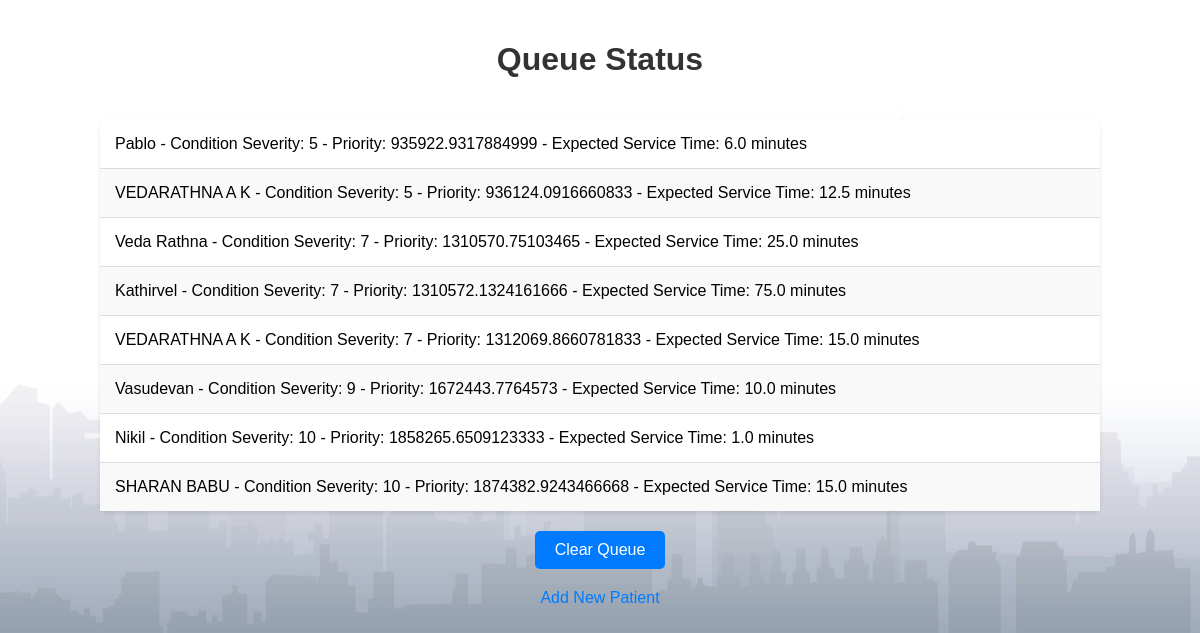
The page /queue/queue/status/ on the database as committed earlier.
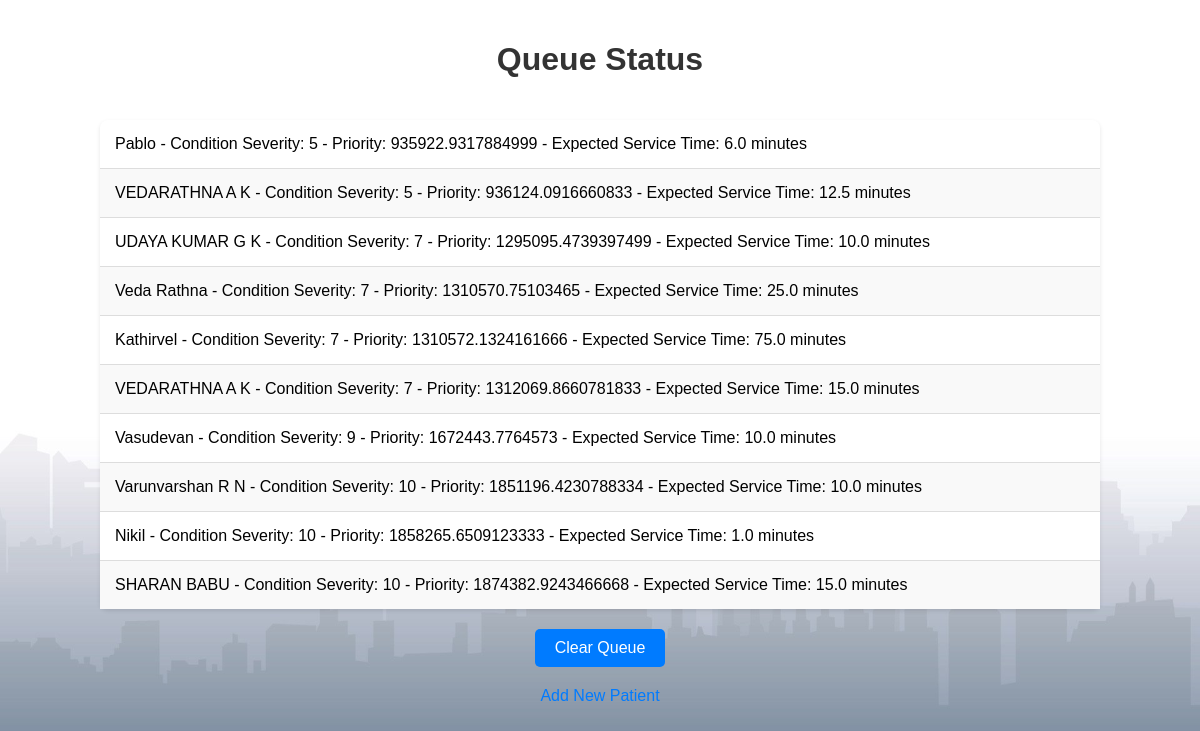
The same page on the database as committed later.
### queue_app/models.py (models this page shows, shortened)
class Queue(models.Model):
    patient = models.ForeignKey(Patient, on_delete=models.CASCADE)
    priority = models.IntegerField(default=0)
    arrival_time = models.DateTimeField(default=timezone.now)
    def update_priority(self):
        if timezone.is_naive(self.arrival_time):
            arrival_time = timezone.make_aware(self.arrival_time)
        else:
            arrival_time = self.arrival_time
        current_time = timezone.now()
        time_waited = current_time - arrival_time
        wait_time_in_minutes = time_waited.total_seconds() / 60
        patient_severity = self.patient.condition_severity
        self.priority = patient_severity * wait_time_in_minutes
        self.save()

class Patient(models.Model):
    name = models.CharField(max_length=100)
    condition_severity = models.IntegerField()  # Higher severity = Higher priority
    arrival_time = models.DateTimeField(auto_now_add=True)
    expected_service_time = models.IntegerField()  # in minutes
    priority = models.IntegerField(default=0)  # Priority field (higher value = higher priority)
    def calculate_actual_service_time(self):
        severity_factor = 1 if self.condition_severity > 5 else 2
        return self.expected_service_time / severity_factor

### queue_app/views.py (the view)
# urls.py: path('queue/status/', views.queue_status, name='queue_status'),
def queue_status(request):
    queue = Queue.objects.all()
    for item in queue:
        item.update_priority()
    sorted_queue = sorted(queue, key=lambda x: x.priority)
    context = {
        'queue': sorted_queue
    }
    return render(request, 'queue_app/queue_status.html', context)

### queue_app/templates/queue_app/queue_status.html (shortened to what this page needs)
{% load static %}
<!DOCTYPE html>
<html>
<head>
    <link rel="stylesheet" type="text/css" href="{% static 'queue_app/css/queue_status.css' %}">
</head>
<body>
    <h1>Queue Status</h1>
    <ul>
        {% for item in queue %}
            <li>{{ item.patient.name }} - Condition Severity: {{ item.patient.condition_severity }} - Priority: {{ item.priority }} - Expected Service Time: {{ item.patient.calculate_actual_service_time }} minutes</li>
        {% empty %}
            <li>No patients in queue.</li>
        {% endfor %}
    </ul>
    <form method="post" action="{% url 'clear_queue' %}">
        <button type="submit">Clear Queue</button>
    </form>
    <a href="{% url 'patient_arrival' %}">Add New Patient</a>
</body>
</html>

### queue_app/static/queue_app/css/queue_status.css (style rules this page uses)
body { background-image: url('../Background.jpg'); background-size: 100vw 100vh; background-position: center; font-family: Arial, sans-serif; margin: 0; padding: 0; background-color: #f4f4f4; }
h1 { text-align: center; color: #333; padding: 20px; }
ul { list-style-type: none; padding: 0; margin: 20px auto; max-width: 1000px; background: #fff; border-radius: 8px; box-shadow: 0 2px 4px rgba(0, 0, 0, 0.1); }
li { padding: 15px; border-bottom: 1px solid #ddd; }
li:last-child { border-bottom: none; }
li:nth-child(even) { background-color: #f9f9f9; }
button { display: block; margin: 20px auto; padding: 10px 20px; font-size: 16px; color: #fff; background-color: #007bff; border: none; border-radius: 5px; cursor: pointer; transition: background-color 0.3s ease; }
a { display: block; text-align: center; margin: 20px auto; font-size: 16px; color: #007bff; text-decoration: none; }

Rows that differ between the two databases and show on the page:
added Queue: patient.name "UDAYA KUMAR G K", patient.condition_severity "7", priority "1295095.4739397499", patient.calculate_actual_service_time "10.0"
added Queue: patient.name "Varunvarshan R N", patient.condition_severity "10", priority "1851196.4230788334", patient.calculate_actual_service_time "10.0"
